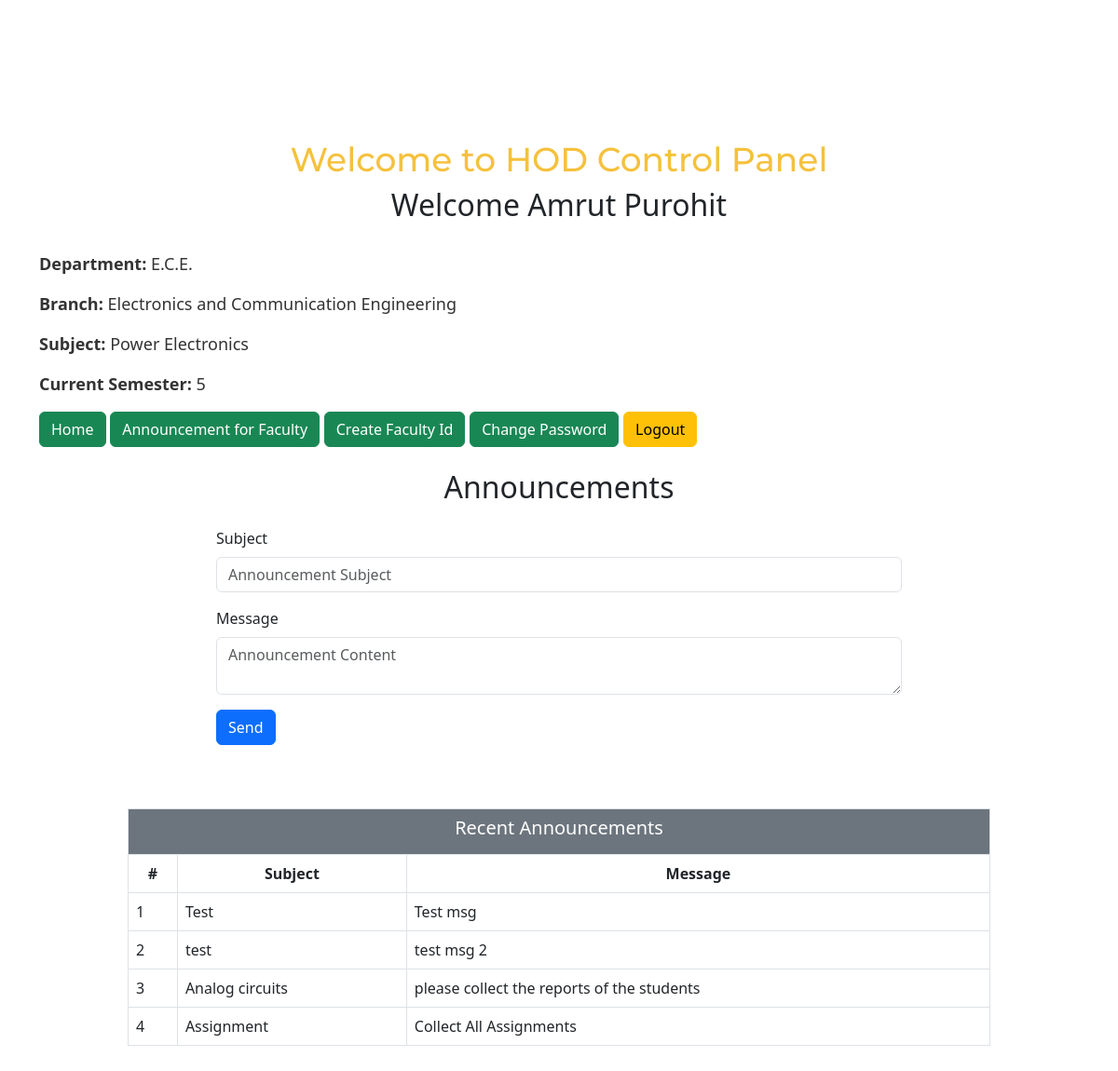
/clg-project/hod/hod_announcement.php (signed in), run on the app's committed database.
### tables this page shows
CREATE TABLE `user_info` (
  `id` int(11) NOT NULL,
  `user_id` int(11) DEFAULT NULL,
  `name` varchar(200) DEFAULT NULL,
  `department` varchar(200) DEFAULT NULL,
  `branch` varchar(200) DEFAULT NULL,
  `subject` varchar(200) DEFAULT NULL,
  `semester` varchar(200) DEFAULT NULL
);

CREATE TABLE `hod_announcement` (
  `id` int(11) NOT NULL,
  `hod_id` int(10) DEFAULT NULL,
  `subject` varchar(150) DEFAULT NULL,
  `message` text DEFAULT NULL,
  `created_at` datetime DEFAULT current_timestamp()
);

### clg-project/functions.php (called while the page is built, shortened)
<?php
function check_hod_login($con)
{
	if(isset($_SESSION['hod_user_id']))
	{
		$id = $_SESSION['hod_user_id'];
		$query = "select * from users as a left join user_info as b on a.id = b.user_id where a.id = '$id' limit 1";
		$result = mysqli_query($con,$query);
		if($result && mysqli_num_rows($result) > 0)
		{
			$user_data = mysqli_fetch_assoc($result);
			return $user_data;
		}
	}
	die;
}

### clg-project/hod/hod_announcement.php (the view, shortened to what this page needs)
<?php
	include("../connection.php");
	include("../functions.php");
	$user_data = check_hod_login($con);
?>
<!DOCTYPE html>
<html lang="en">
<head>
  <link rel="stylesheet" href="hod-homepage.css">
    <link href="https://cdn.jsdelivr.net/npm/bootstrap@5.3.0/dist/css/bootstrap.min.css" rel="stylesheet">
</head>
<body>
    <div class="container">
        <h1 class="welcome-heading">Welcome to HOD Control Panel</h1>
    <h2>Welcome <?php echo $user_data['name'] ?> </h2>
    <div class="faculty-info">
      <p><strong>Department:</strong> <?php echo $user_data['department'] ?></p>
      <p><strong>Branch:</strong> <?php echo $user_data['branch'] ?></p>
      <p><strong>Subject:</strong> <?php echo $user_data['subject'] ?></p>
      <p><strong>Current Semester:</strong> <?php echo $user_data['semester'] ?></p>
      <div class="buttons">
      <a class="btn btn-success" href="index.php">Home</a>
      <a class="btn btn-success" href="hod_announcement.php">Announcement for Faculty</a>
      <a class="btn btn-success" href="add_faculty.php">Create Faculty Id </a>
      <a href="change-password.php" class="btn btn-success">Change Password</a>
      <a class="btn btn-warning" href="logout.php">Logout</a>
    </div>
    </div>
        <div class="row">
            <div class="col-md-8 offset-md-2">
                <h2 class="text-center my-4">Announcements</h2>
                <form action="" method="post" class="text-start">
                    <div class="mb-3">
                        <label for="formControlInput1" class="form-label">Subject</label>
                        <input type="text" class="form-control" id="formControlInput1" name="subject" placeholder="Announcement Subject" required>
                    </div>
                    <div class="mb-3">
                        <label for="formControlInput2" class="form-label">Message</label>
                        <textarea type="text" class="form-control" id="formControlInput2" name="announcement" placeholder="Announcement Content" required></textarea>
                    </div>
                    <button type="submit" name="fSubmit" class="btn btn-primary">Send</button>
                </form>
            </div>
        </div>
        <div class="row mt-5">
            <div class="col-md-10 offset-md-1">
                <div class="table-responsive">
                    <table class="table table-bordered">
                        <thead>
                            <tr>
                                <th colspan="3" class="text-center bg-secondary text-white">
                                    <h5>Recent Announcements</h5>
                                </th>
                            </tr>
                            <tr class="text-center">
                                <th>#</th>
                                <th>Subject</th>
                                <th>Message</th>
                            </tr>
                        </thead>
                        <tbody>
                            <?php
                            $hodId=$_SESSION['hod_user_id'];;
                            $i=1;
                            $query="SELECT * FROM hod_announcement WHERE hod_id='$hodId'";
                            $result = mysqli_query($con, $query);
                            if(mysqli_num_rows($result) > 0) {
                                while($data = mysqli_fetch_array($result)) {
                            ?>
                            <tr class="text-center">
                                <td><?php echo $i; ?></td>
                                <td><?php echo $data['subject']; ?></td>
                                <td>
                                <?php echo $data['message']; ?>
                                </td>
                            </tr>
                            <?php
                            $i++;
                                }
                            }
                            else {
                            ?>
                            <tr class="text-center">
                                <td colspan="3">No Data!</td>
                            </tr>
                            <?php
                            }
                            ?>
                        </tbody>
                    </table>
                </div>
            </div>
        </div>
    </div>
</body>
</html>

### clg-project/hod/hod-homepage.css (style rules this page uses)
body { margin: 0; padding: 0; font-family: 'Poppins', sans-serif; background-color: #f5f5f5; }
.container { width: 100%; max-width: 1200px; margin: 0 auto; padding: 100px; text-align: center; }
.welcome-heading { font-size: 36px; margin-top: 50px; font-family: 'Montserrat', sans-serif; color: #f5c13d; }
.faculty-info { font-size: 18px; margin-top: 30px; text-align: left; color: #333; }
table { width: 100%; border-collapse: collapse; margin-top: 20px; }
th, td { padding: 8px; text-align: left; border-bottom: 1px solid #ddd; }
th { background-color: #f5c13d; color: white; }
td { background-color: #fff; }
button { padding: 10px 20px; font-size: 18px; border-radius: 5px; border: none; background-color: #4CAF50; color: white; margin: 10px; cursor: pointer; }

### data on the page
user_info: name "Amrut Purohit", department "E.C.E.", branch "Electronics and Communication Engineering", subject "Power Electronics", semester "5"
hod_announcement: subject "Test", message "Test msg"
hod_announcement: subject "test", message "test msg 2"
hod_announcement: subject "Analog circuits", message "please collect the reports of the students"
hod_announcement: subject "Assignment", message "Collect All Assignments"
